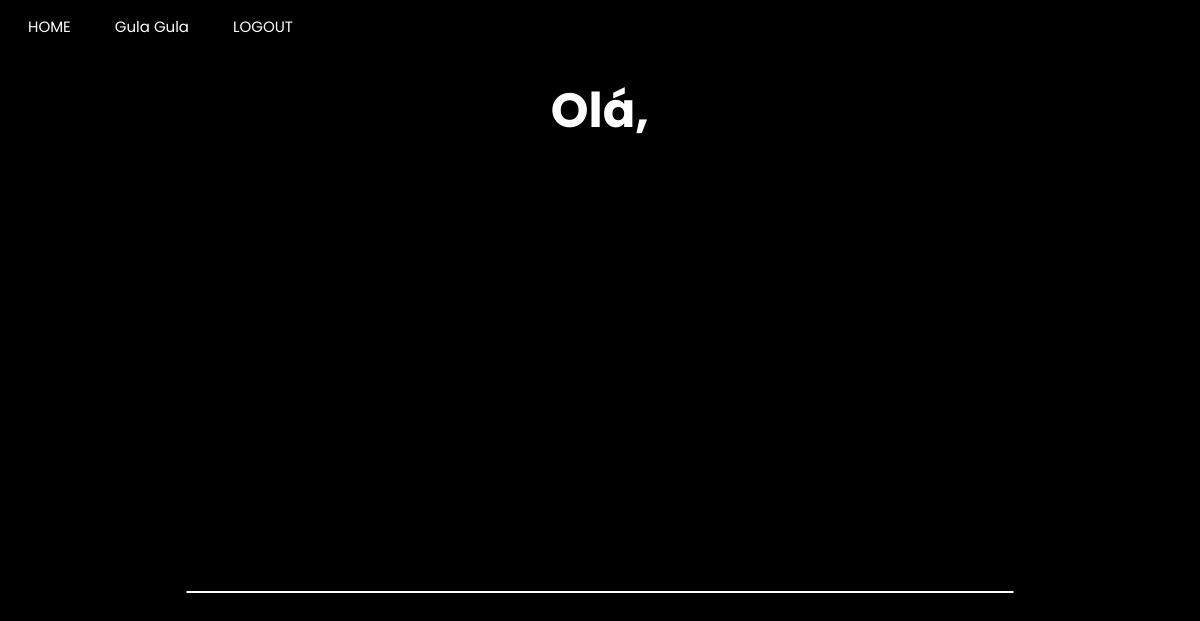
/user_page (signed in), run on an earlier commit of the app's database.
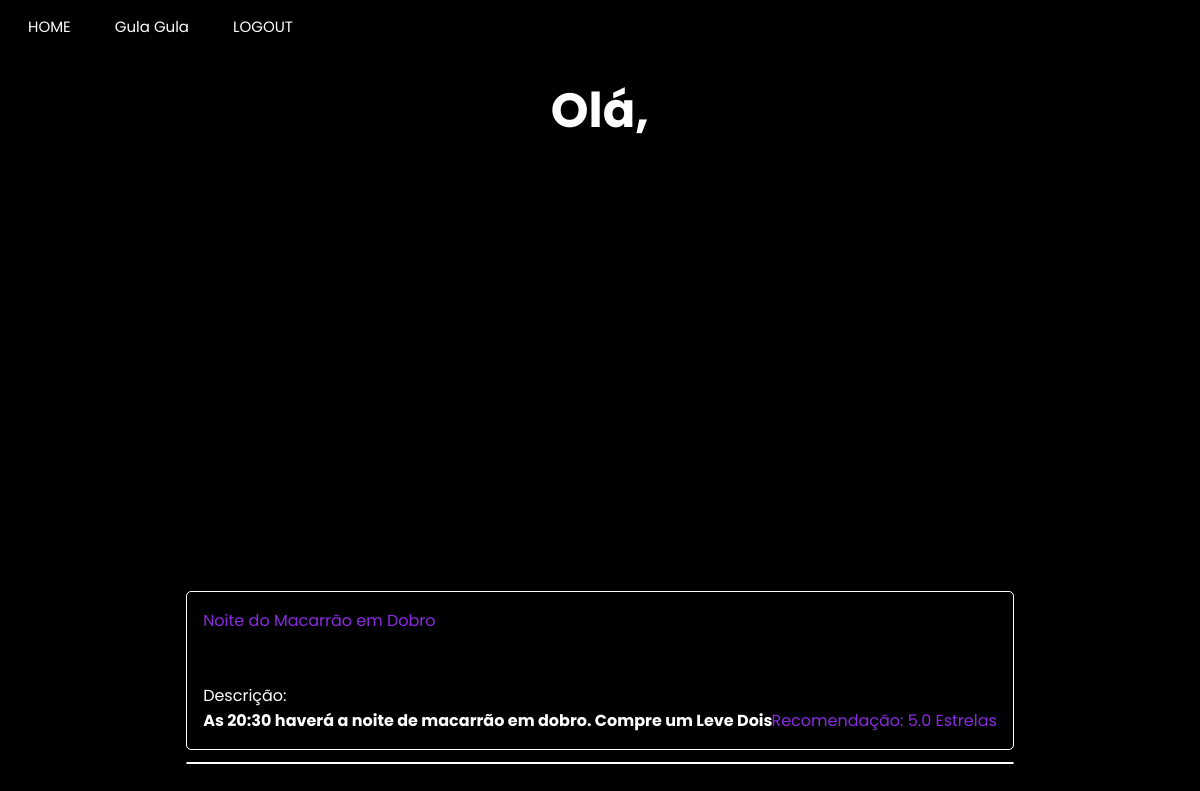
And on a later commit of the database.
### app/model.py (models this page shows, shortened)
class Event(db.Model):
    id = db.Column(db.Integer, primary_key=True)
    body = db.Column(db.String(200))
    image = db.Column(db.String(200))
    timestamp = db.Column(db.Integer, index=True)
    empresa_id = db.Column(db.Integer)
    name = db.Column(db.String(200))
    latitude = db.Column(db.Float)
    longitude = db.Column(db.Float)
    event_type = db.Column(db.String(8))
    rank = db.Column(db.Float)
    avaliations = db.Column(db.Integer)
    age_groups = db.Column(db.String)

### app/routes.py (the view)
@app.route("/user_page", methods=["POST", "GET"])
@login_required
def user_page():                              # PAGINA DE USUARIO
    return render_template('user_page.html', title="Usuario", eventos = Event ,css_file="user_page.css", user=current_user)

### app/model.py (called while the page is built)
@login.user_loader
def load_user(id):
    if usuario.query.get(int(id)):
        load = usuario.query.get(int(id))
    else:
        load = empresa.query.get(int(id))
    return load

### app/templates/user_page.html (shortened to what this page needs)
{% extends "base.html" %}
{% block content %}
<h1>Olá, {{user.username}}</h1>
<div id="map"></div>
{% for evento in eventos.query.limit(20).all()%}
<div class="enterprises">
  <p>
    <a href="{{url_for('event_page',name=evento.name)}}">{{ evento.name }}</a>
    <br><br><br>
    Descrição: {% if evento.rank %}
    <s>Recomendação: {{ evento.rank}} Estrelas</s><br>{% endif %}
    <b>{{ evento.body }}</b></p>
</div>
{% endfor %}
{% set event_list = eventos.query.all()%}
<div class="enterprises"></div>
{% endblock %}

What changed in the data, as far as the page shows it:
added Event: name "Noite do Macarrão em Dobro", rank "5.0", body "As 20:30 haverá a noite de macarrão em dobro. Compre um Leve Dois"
